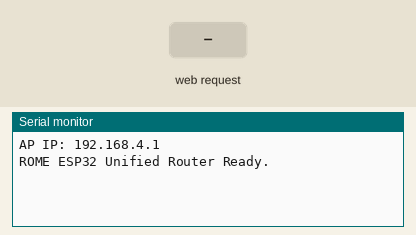
The sketch below on a simulated ESP32. Shown: the last lines printed to the serial monitor. Inputs (shaded band) come from the test bench.

Above: at 1.2 s.
1.3 s: HTTP request GET /START_GV received
At 1.7 s:
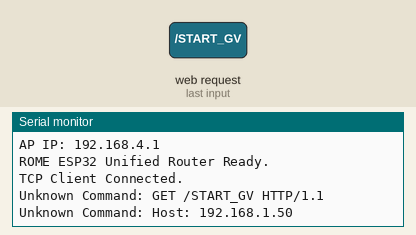
2.8 s: HTTP request GET /START_ARM received
At 4.0 s:
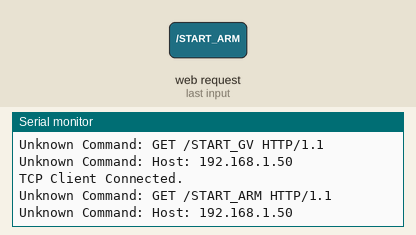
4.3 s: HTTP request GET /CAL_ARM received
At 5.2 s:
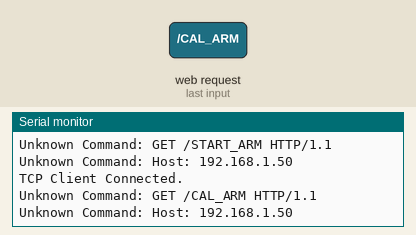
5.8 s: HTTP request GET /STATUS received
At 6.4 s:
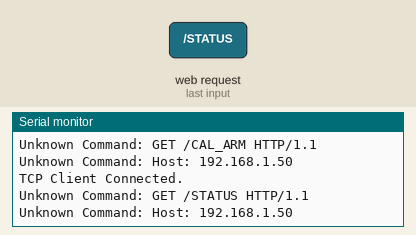
7.3 s: HTTP request GET /TEST_LIMITS received
At 8.5 s:
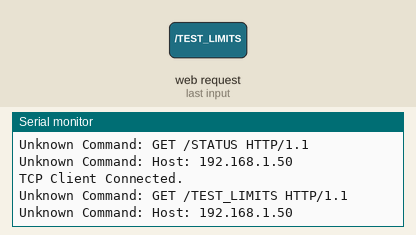
8.8 s: HTTP request GET /HOME received
At 9.9 s:
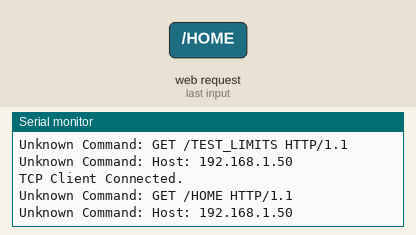

Measured:
- after the input at 1.3 s, the serial monitor: prints a new line at once (image 1)
- after the input at 2.8 s, the serial monitor: prints a new line at once (image 2)
- after the input at 4.3 s, the serial monitor: prints a new line at once (image 3)
- after the input at 5.8 s, the serial monitor: prints a new line at once (image 4)
- after the input at 7.3 s, the serial monitor: prints a new line at once (image 5)
- after the input at 8.8 s, the serial monitor: prints a new line at once (image 6)

The sketch:

ROME_ESP32_Code.ino
```cpp
#include <WiFi.h>

// =====================================================
// Network Configuration
// =====================================================
const char* AP_SSID = "ROME_ESP32";
const char* AP_PASS = "asrl_elgohary";

static constexpr uint16_t TCP_PORT = 3333;

WiFiServer server(TCP_PORT);
WiFiClient client;

// =====================================================
// Hardware Serial Pins
// =====================================================
// Ground Vehicle (Arduino Mega) - Standard GPIOs
#define GV_RX_PIN 25
#define GV_TX_PIN 26

// Arm (Teensy 4.1) - Hardware Serial 2
#define ARM_RX_PIN 16
#define ARM_TX_PIN 17

HardwareSerial GVSerial(1);
HardwareSerial ARMSerial(2);

static constexpr uint32_t BAUD = 115200;

// Fixed char buffer for incoming TCP stream to prevent heap fragmentation
static char tcpRxBuf[256];
static size_t tcpRxIdx = 0;

// Line buffers for forwarding telemetry safely
String gvBuffer = "";
String armBuffer = "";

void setup()
{
    Serial.begin(115200);

    // Initialize Hardware Serials
    GVSerial.begin(BAUD, SERIAL_8N1, GV_RX_PIN, GV_TX_PIN);
    ARMSerial.begin(BAUD, SERIAL_8N1, ARM_RX_PIN, ARM_TX_PIN);

    // Access Point Setup
    WiFi.mode(WIFI_AP);
    WiFi.softAP(AP_SSID, AP_PASS);

    Serial.print("AP IP: ");
    Serial.println(WiFi.softAPIP());

    server.begin();
    server.setNoDelay(true);

    Serial.println("ROME ESP32 Unified Router Ready.");
}

void loop()
{
    handleClientConnection();
    handleTCPInput();
    forwardTelemetry();
}

void handleClientConnection()
{
    if (!client || !client.connected())
    {
        WiFiClient newClient = server.available();
        if (newClient)
        {
            if (client)
            {
                client.stop();
            }

            client = newClient;
            client.setNoDelay(true);

            Serial.println("TCP Client Connected.");
            client.println("#CONNECTED");

            flushUARTs();
        }
    }
}

void flushUARTs()
{
    while (GVSerial.available())  { GVSerial.read(); }
    while (ARMSerial.available()) { ARMSerial.read(); }
}

void handleTCPInput()
{
    if (!client || !client.connected()) return;

    while (client.available())
    {
        char c = client.read();

        if (c == '\r') continue;

        if (c == '\n')
        {
            tcpRxBuf[tcpRxIdx] = '\0';
            processCommand(String(tcpRxBuf));
            tcpRxIdx = 0; // Reset buffer index
        }
        else if (tcpRxIdx < sizeof(tcpRxBuf) - 1)
        {
            tcpRxBuf[tcpRxIdx++] = c;
        }
    }
}

void processCommand(String cmd)
{
    cmd.trim();
    if (cmd.length() == 0) return;

    // Ground Vehicle Handshake
    if (cmd == "START_GV")
    {
        GVSerial.println(cmd); // <--- Forwards the exact string instead of "Y"
        Serial.println("[CMD] START_GV -> Mega");
        return;
    }

    // Arm System Handshake & Commands
    if (cmd == "START_ARM" || cmd == "CAL_ARM" || cmd == "STATUS" || cmd == "TEST_LIMITS" || cmd.startsWith("HOME") || cmd.startsWith("JOG,"))
    {
        ARMSerial.println(cmd);
        Serial.print("[CMD] Arm Forward: ");
        Serial.println(cmd);
        return;
    }

    // System Emergency Stop
    if (cmd == "STOP_ALL")
    {
        GVSerial.println("!");
        ARMSerial.println("STOP_ALL");   // the Teensy has no "STOP"; "STOP_ALL" holds the joints
        Serial.println("[CMD] EMERGENCY STOP_ALL BROADCAST");
        return;
    }

    // Combined ROME Packet Transmission
    if (cmd.startsWith("ROME,"))
    {
        routeROMECommand(cmd);
        return;
    }

    // Fallback passthrough for standalone GV wheel RPM vectors (w1,w2,w3,w4)
    if (cmd.indexOf(',') != -1 && !cmd.startsWith("ROME"))
    {
        GVSerial.println(cmd);
        return;
    }

    Serial.print("Unknown Command: ");
    Serial.println(cmd);
}

void routeROMECommand(String packet)
{
    // Remove "ROME," prefix
    packet.remove(0, 5);

    float vals[10];
    int idx = 0;
    char temp[256];
    packet.toCharArray(temp, sizeof(temp));

    char* token = strtok(temp, ",");
    while (token != nullptr && idx < 10)
    {
        vals[idx++] = atof(token);
        token = strtok(nullptr, ",");
    }

    if (idx != 10)
    {
        Serial.println("Error: Invalid ROME packet size");
        return;
    }

    // Route Ground Vehicle Wheel RPMs
    char gvPacket[128];
    snprintf(gvPacket, sizeof(gvPacket), "%.3f,%.3f,%.3f,%.3f\n",
             vals[0], vals[1], vals[2], vals[3]);
    GVSerial.print(gvPacket);

    // Route 6-DOF Arm Joint Angles
    char armPacket[256];
    snprintf(armPacket, sizeof(armPacket), "%.3f,%.3f,%.3f,%.3f,%.3f,%.3f\n",
             vals[4], vals[5], vals[6], vals[7], vals[8], vals[9]);
    ARMSerial.print(armPacket);
}

void forwardTelemetry()
{
    if (!client || !client.connected()) return;

    // Line-buffered forwarding for Ground Vehicle
    while (GVSerial.available())
    {
        char c = GVSerial.read();
        gvBuffer += c;
        if (c == '\n')
        {
            client.print(gvBuffer);
            gvBuffer = "";
        }
    }

    // Line-buffered forwarding for Arm
    while (ARMSerial.available())
    {
        char c = ARMSerial.read();
        armBuffer += c;
        if (c == '\n')
        {
            client.print(armBuffer);
            armBuffer = "";
        }
    }
}
```
